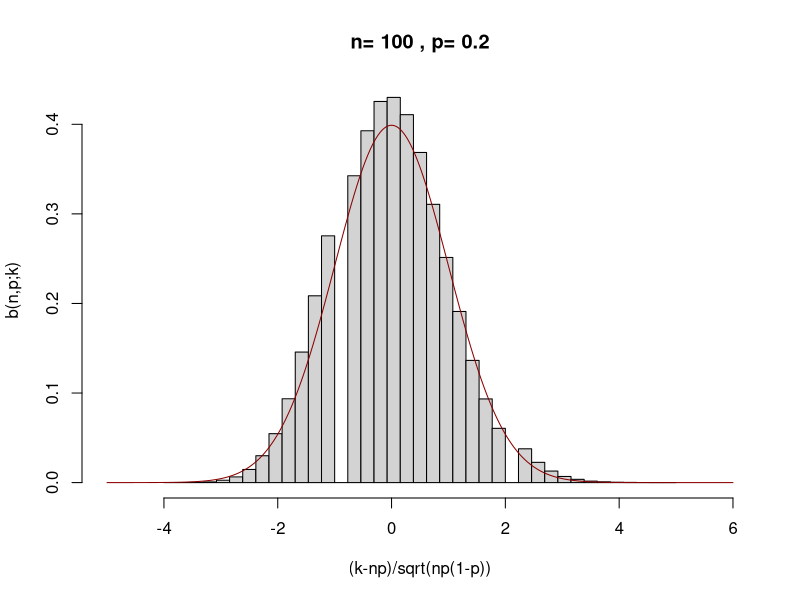

Write R code to recreate this figure.
# ---------------------------------------------------------------------
# Project:      Bachelor Thesis
# ---------------------------------------------------------------------
# Quantlet:     BCS_CLT_StandBinpdf
# ---------------------------------------------------------------------
# Description:  Produces a histogram of a standardized binomial 
#               distribution on behalf of empirical samples and shows 
#               the possible approximation for large n
#               throughout the standard normal distribution  
# ---------------------------------------------------------------------
# Output:       Histogram ("n100.png")
# ---------------------------------------------------------------------
# Keywords:     approximation, standardized binomial, distribution, 
#               graphical representation, visualization, histogram, pdf,
#               CLT, moivre-laplace
# ---------------------------------------------------------------------
# Author:       Fabrice Wunderlich,  2015/08/01
# ---------------------------------------------------------------------



rm(list = ls(all = TRUE))
graphics.off()

# Parameter settings of the binomial random variable and of the sample size N
n = 100
p = 0.2
N = 1000000

# Sample of the N stadardized binomial random variables
bsample = (rbinom(N, n, p) - (n * p))/(sqrt(n * p * (1 - p)))

# Plot 
breakingpoints = seq(min(bsample), max(bsample), length.out = 40)
hist(bsample, freq = FALSE, breaks = breakingpoints, xlab = "(k-np)/sqrt(np(1-p))", 
     ylab = "b(n,p;k)", xlim = c(min(bsample - 1), max(bsample + 1)),
     main = paste("n=", n, ", p=", p))

x = seq(min(bsample - 1), max(bsample + 1), by = 0.02)
norm = dnorm(x, 0, 1)
lines(x, norm, col = "dark red")

